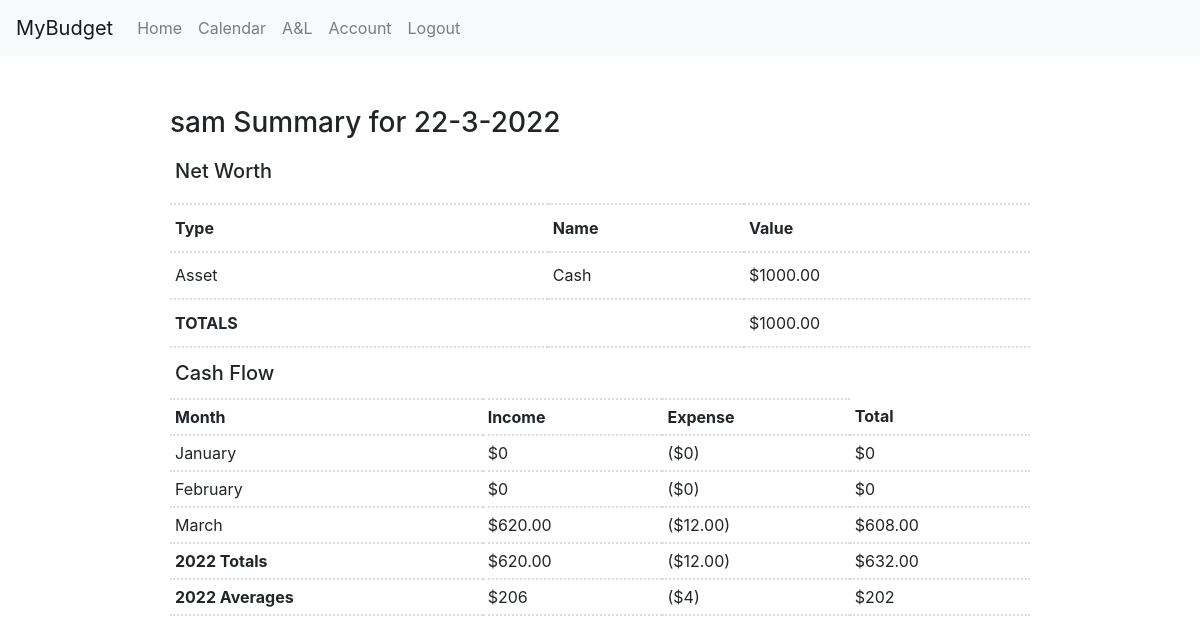
Page / (signed in) on the earlier database version.
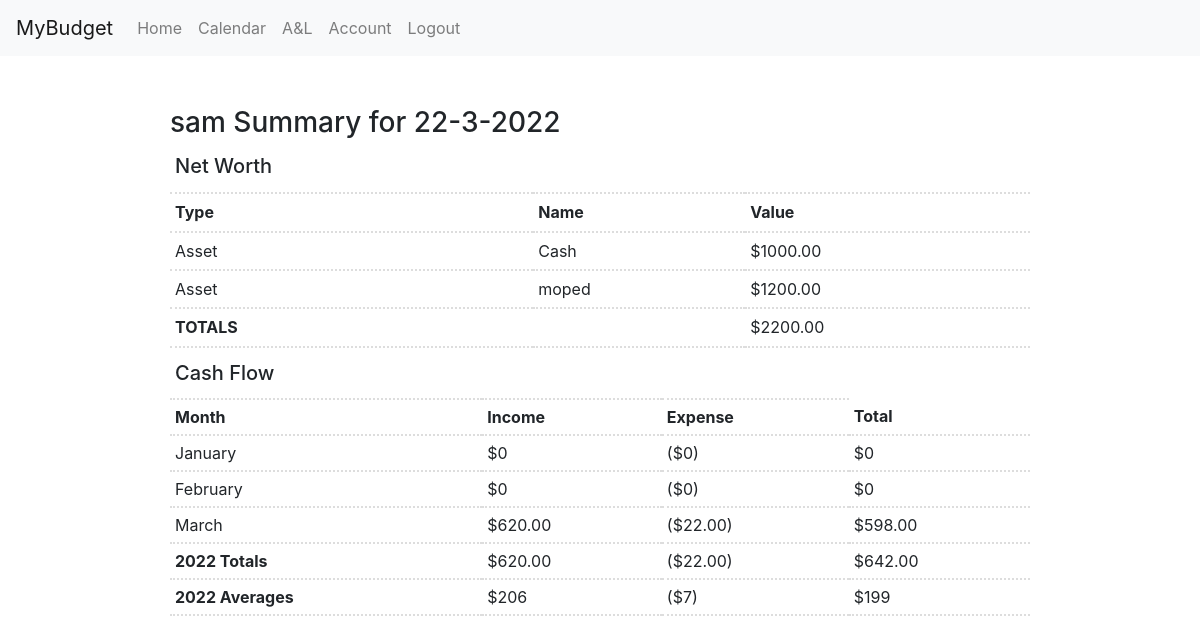
Same page on the later database version.
### main/models.py (models this page shows, shortened)
class Profile(models.Model):
    userId = models.OneToOneField(User, on_delete=models.CASCADE,)
    cash = models.DecimalField(max_digits=12, decimal_places=2, blank=False, default=0)

class asset(models.Model):
    asset_id = models.AutoField(primary_key=True)
    name = models.CharField(max_length=50)
    value = models.DecimalField(max_digits=8, decimal_places=2)
    depreciation = models.DecimalField(max_digits=8, decimal_places=2, blank=True, default=0)
    appreciation = models.DecimalField(max_digits=8, decimal_places=2, blank=True, default=0)
    acquisition_date = models.DateField(auto_now_add=True)
    userId = models.ForeignKey(User, on_delete=models.CASCADE, null=False)

### main/views.py (the view, shortened to what this page needs)
# urls.py: path('', views.index, name='index'),
@login_required(login_url='/login/')
def index(request):
    user = request.user
    assets = asset.objects.filter(userId=user)
    liabilities = liability.objects.filter(userId=user)
    try:
        profile = Profile.objects.get(userId=request.user)
        cash = profile.cash
    except:
        return redirect('profile')
    netWorth = cash
    for assetItem in assets:
        netWorth += assetItem.value
    for liaItem in liabilities:
        netWorth -= liaItem.value
    currentYear = date.today().year
    currentMonth = date.today().month
    currentDay = date.today().day
    templateDate = "{day}-{month}-{year}".format(day=currentDay, month=currentMonth, year=currentYear)
    months = ['January', 'February', 'March', 'April', 'May', 'June', 'July', 'August', 'September', 'October', 'November', 'December']
    class monthSummary(object):
        def __init__(self, month, income, expense):
            self.month = month
            self.income = income
            self.expense = expense
            self.sum = self.income - self.expense
            if self.sum < 0:
                self.sum = -self.sum
                self.negativeSum = True
            else:
                self.negativeSum = False
    monthObjects = []
    for x in range(len(months)):
        objectMonth = x + 1
        nextMonth = objectMonth + 1
        if currentMonth < objectMonth:
            continue
        if objectMonth < 10:
            objectMonth = '0' + str(objectMonth)
        else:
            objectMonth = str(objectMonth)
        if nextMonth < 10:
            nextMonth = '0' + str(nextMonth)
        else:
            nextMonth = str(nextMonth)
        firstOfMonth = datetime.fromisoformat("{year}-{month}-01".format(year=currentYear, month=objectMonth))
        lastOfMonth = datetime.fromisoformat("{year}-{month}-01".format(year=currentYear, month=nextMonth))
        monthlyExpense = 0
        monthlyIncome = 0
        monthlyRecurringItems = recurring.objects.filter(userId=user)
        monthDailyObjects = daily.objects.filter(date__gte=firstOfMonth).filter(date__lt=lastOfMonth).filter(userId=user)
        for day in monthDailyObjects:
            monthlyIncome += day.income
            monthlyExpense += day.totalExpenses()
        m = monthSummary(months[x], monthlyIncome, monthlyExpense)
        monthObjects.append(m)
    currentYearIncome = 0
    currentYearExpenses = 0
    for month in monthObjects:
        currentYearIncome += month.income
        currentYearExpenses -= month.expense
    currentYearDiff = currentYearIncome - currentYearExpenses
    currentYearExpenses = -currentYearExpenses
    yearAverageIncome = int(currentYearIncome/len(monthObjects))
    yearAverageExpenses = int(currentYearExpenses/len(monthObjects))
    yearAverageDiff = int(yearAverageIncome - yearAverageExpenses)
    currentYear=str(currentYear)
    context = {"user": user, "templateDate":templateDate, "cash":cash, "assets":assets, "liabilities":liabilities, "netWorth": netWorth, "currentYear":currentYear, "monthObjects":monthObjects, "currentYearIncome":currentYearIncome, "currentYearExpenses":currentYearExpenses, "currentYearDiff":currentYearDiff, "yearAverageIncome":yearAverageIncome, "yearAverageExpenses":yearAverageExpenses, "yearAverageDiff":yearAverageDiff}
    return render(request, 'main/index.html', context)

### main/models.py (called while the page is built)
    def totalExpenses(self):
        dailyExpenseTotal = self.restExp
        dailyExpenseTotal += self.grocExp
        dailyExpenseTotal += self.gasExp
        dailyExpenseTotal += self.uberExp
        dailyExpenseTotal += self.alcExp
        dailyExpenseTotal += self.barberExp
        dailyExpenseTotal += self.barExp
        dailyExpenseTotal += self.discExp
        return dailyExpenseTotal

### main/templates/main/index.html (shortened to what this page needs)
{% extends 'base.html' %}
{% block content %}
    <h3 style="padding-top: 50px;">{{user.username}} Summary for {{templateDate}}</h3>
    <table>
        <tr>
            <th><h5>Net Worth</h5></th>
            <th></th>
            <th></th>
          </tr>
        <tr>
          <th>Type</th>
          <th>Name</th>
          <th>Value</th>
        </tr>
        <tr>
            <td>Asset</td>
            <td>Cash</td>
            <td>${{cash}}</td>
        </tr>
        {% for asset in assets %}
        <tr>
            <td>Asset</td>
            <td>{{asset.name}}</td>
            <td>${{asset.value}}</td>
        </tr>
        {% endfor %}
        <tr>
            <td><strong>TOTALS</strong></td>
            <td></td>
            <td>${{netWorth}}</td>
        </tr>
    </table>
    <table>
        <tr>
            <th><h5>Cash Flow</h5></th>
            <th></th>
            <th></th>
          </tr>
        <tr>
          <th>Month</th>
          <th>Income</th>
          <th>Expense</th>
          <th>Total</th>
        </tr>
        {% for month in monthObjects %}
        <tr>
            <td>{{month.month}}</td>
            <td>${{month.income}}</td>
            <td>(${{month.expense}})</td>
            {% if month.negativeSum == True %}
            <td>(${{month.sum}})</td>
            {% else %}
            <td>${{month.sum}}</td>
            {% endif %}
        </tr>
        {% endfor %}
        <tr>
            <td><strong>{{currentYear}} Totals</strong></td>
            <td>${{currentYearIncome}}</td>
            <td>(${{currentYearExpenses}})</td>
            <td>${{currentYearDiff}}</td>
        </tr>
        <tr>
            <td><strong>{{currentYear}} Averages</strong></td>
            <td>${{yearAverageIncome}}</td>
            <td>(${{yearAverageExpenses}})</td>
            <td>${{yearAverageDiff}}</td>
        </tr>
    </table>
{% endblock %}

Differences in the rows shown:
shown differently, row unchanged: Profile: cash "1000.00" → (not shown)
added asset: name "moped", value "1200.00"
Other differences:
{{ netWorth }}: (not shown) → "2200.00"
{{ currentYearExpenses }}: "12.00" → "22.00"
{{ currentYearDiff }}: "632.00" → "642.00"
{{ yearAverageExpenses }}: "4" → "7"
{{ yearAverageDiff }}: "202" → "199"
new list line: "March $ 620.00 ($ 22.00 ) $ 598.00"
list line gone: "March $ 620.00 ($ 12.00 ) $ 608.00"
